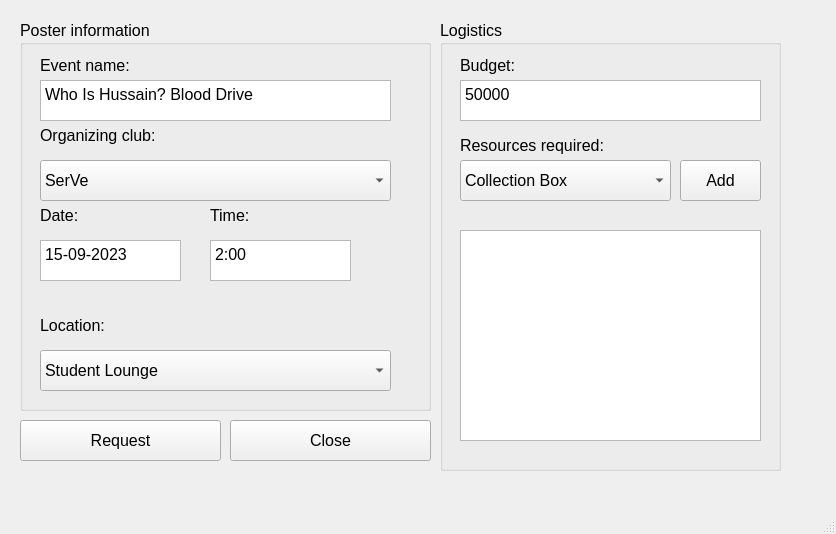
<?xml version="1.0" encoding="UTF-8"?>
<ui version="4.0">
 <class>event_input</class>
 <widget class="QMainWindow" name="event_input">
  <property name="geometry">
   <rect>
    <x>0</x>
    <y>0</y>
    <width>836</width>
    <height>534</height>
   </rect>
  </property>
  <property name="windowTitle">
   <string>Event Request</string>
  </property>
  <widget class="QWidget" name="centralwidget">
   <widget class="QGroupBox" name="basic_info">
    <property name="geometry">
     <rect>
      <x>20</x>
      <y>20</y>
      <width>411</width>
      <height>391</height>
     </rect>
    </property>
    <property name="font">
     <font>
      <pointsize>12</pointsize>
     </font>
    </property>
    <property name="title">
     <string>Poster information</string>
    </property>
    <widget class="QLabel" name="event_name_label">
     <property name="geometry">
      <rect>
       <x>20</x>
       <y>30</y>
       <width>121</width>
       <height>31</height>
      </rect>
     </property>
     <property name="font">
      <font>
       <pointsize>12</pointsize>
      </font>
     </property>
     <property name="text">
      <string>Event name:</string>
     </property>
    </widget>
    <widget class="QLabel" name="event_organizer_label">
     <property name="geometry">
      <rect>
       <x>20</x>
       <y>100</y>
       <width>121</width>
       <height>31</height>
      </rect>
     </property>
     <property name="font">
      <font>
       <pointsize>12</pointsize>
      </font>
     </property>
     <property name="text">
      <string>Organizing club:</string>
     </property>
    </widget>
    <widget class="QLabel" name="date_label">
     <property name="geometry">
      <rect>
       <x>20</x>
       <y>180</y>
       <width>41</width>
       <height>31</height>
      </rect>
     </property>
     <property name="font">
      <font>
       <pointsize>12</pointsize>
      </font>
     </property>
     <property name="text">
      <string>Date:</string>
     </property>
    </widget>
    <widget class="QLabel" name="time_label">
     <property name="geometry">
      <rect>
       <x>190</x>
       <y>180</y>
       <width>51</width>
       <height>31</height>
      </rect>
     </property>
     <property name="font">
      <font>
       <pointsize>12</pointsize>
      </font>
     </property>
     <property name="text">
      <string>Time:</string>
     </property>
    </widget>
    <widget class="QLabel" name="location_label">
     <property name="geometry">
      <rect>
       <x>20</x>
       <y>290</y>
       <width>71</width>
       <height>31</height>
      </rect>
     </property>
     <property name="font">
      <font>
       <pointsize>12</pointsize>
      </font>
     </property>
     <property name="text">
      <string>Location:</string>
     </property>
    </widget>
    <widget class="QTextEdit" name="event_name_text_edit">
     <property name="geometry">
      <rect>
       <x>20</x>
       <y>60</y>
       <width>351</width>
       <height>41</height>
      </rect>
     </property>
     <property name="verticalScrollBarPolicy">
      <enum>Qt::ScrollBarAlwaysOff</enum>
     </property>
     <property name="horizontalScrollBarPolicy">
      <enum>Qt::ScrollBarAlwaysOff</enum>
     </property>
     <property name="html">
      <string>&lt;!DOCTYPE HTML PUBLIC &quot;-//W3C//DTD HTML 4.0//EN&quot; &quot;http://www.w3.org/TR/REC-html40/strict.dtd&quot;&gt;
&lt;html&gt;&lt;head&gt;&lt;meta name=&quot;qrichtext&quot; content=&quot;1&quot; /&gt;&lt;style type=&quot;text/css&quot;&gt;
p, li { white-space: pre-wrap; }
&lt;/style&gt;&lt;/head&gt;&lt;body style=&quot; font-family:'MS Shell Dlg 2'; font-size:12pt; font-weight:400; font-style:normal;&quot;&gt;
&lt;p style=&quot; margin-top:0px; margin-bottom:0px; margin-left:0px; margin-right:0px; -qt-block-indent:0; text-indent:0px;&quot;&gt;Who Is Hussain? Blood Drive&lt;/p&gt;&lt;/body&gt;&lt;/html&gt;</string>
     </property>
    </widget>
    <widget class="QTextEdit" name="date_text_edit">
     <property name="geometry">
      <rect>
       <x>20</x>
       <y>220</y>
       <width>141</width>
       <height>41</height>
      </rect>
     </property>
     <property name="verticalScrollBarPolicy">
      <enum>Qt::ScrollBarAlwaysOff</enum>
     </property>
     <property name="horizontalScrollBarPolicy">
      <enum>Qt::ScrollBarAlwaysOff</enum>
     </property>
     <property name="html">
      <string>&lt;!DOCTYPE HTML PUBLIC &quot;-//W3C//DTD HTML 4.0//EN&quot; &quot;http://www.w3.org/TR/REC-html40/strict.dtd&quot;&gt;
&lt;html&gt;&lt;head&gt;&lt;meta name=&quot;qrichtext&quot; content=&quot;1&quot; /&gt;&lt;style type=&quot;text/css&quot;&gt;
p, li { white-space: pre-wrap; }
&lt;/style&gt;&lt;/head&gt;&lt;body style=&quot; font-family:'MS Shell Dlg 2'; font-size:12pt; font-weight:400; font-style:normal;&quot;&gt;
&lt;p style=&quot; margin-top:0px; margin-bottom:0px; margin-left:0px; margin-right:0px; -qt-block-indent:0; text-indent:0px;&quot;&gt;15-09-2023&lt;/p&gt;&lt;/body&gt;&lt;/html&gt;</string>
     </property>
    </widget>
    <widget class="QTextEdit" name="time_text_edit">
     <property name="geometry">
      <rect>
       <x>190</x>
       <y>220</y>
       <width>141</width>
       <height>41</height>
      </rect>
     </property>
     <property name="verticalScrollBarPolicy">
      <enum>Qt::ScrollBarAlwaysOff</enum>
     </property>
     <property name="horizontalScrollBarPolicy">
      <enum>Qt::ScrollBarAlwaysOff</enum>
     </property>
     <property name="html">
      <string>&lt;!DOCTYPE HTML PUBLIC &quot;-//W3C//DTD HTML 4.0//EN&quot; &quot;http://www.w3.org/TR/REC-html40/strict.dtd&quot;&gt;
&lt;html&gt;&lt;head&gt;&lt;meta name=&quot;qrichtext&quot; content=&quot;1&quot; /&gt;&lt;style type=&quot;text/css&quot;&gt;
p, li { white-space: pre-wrap; }
&lt;/style&gt;&lt;/head&gt;&lt;body style=&quot; font-family:'MS Shell Dlg 2'; font-size:12pt; font-weight:400; font-style:normal;&quot;&gt;
&lt;p style=&quot; margin-top:0px; margin-bottom:0px; margin-left:0px; margin-right:0px; -qt-block-indent:0; text-indent:0px;&quot;&gt;2:00&lt;/p&gt;&lt;/body&gt;&lt;/html&gt;</string>
     </property>
    </widget>
    <widget class="QComboBox" name="club_combo_box">
     <property name="geometry">
      <rect>
       <x>20</x>
       <y>140</y>
       <width>351</width>
       <height>41</height>
      </rect>
     </property>
     <item>
      <property name="text">
       <string>SerVe</string>
      </property>
     </item>
    </widget>
    <widget class="QComboBox" name="location_combo_box">
     <property name="geometry">
      <rect>
       <x>20</x>
       <y>330</y>
       <width>351</width>
       <height>41</height>
      </rect>
     </property>
     <item>
      <property name="text">
       <string>Student Lounge</string>
      </property>
     </item>
    </widget>
   </widget>
   <widget class="QGroupBox" name="logistics_group_box">
    <property name="geometry">
     <rect>
      <x>440</x>
      <y>20</y>
      <width>341</width>
      <height>451</height>
     </rect>
    </property>
    <property name="font">
     <font>
      <pointsize>12</pointsize>
     </font>
    </property>
    <property name="title">
     <string>Logistics</string>
    </property>
    <widget class="QLabel" name="projected_budget_label">
     <property name="geometry">
      <rect>
       <x>20</x>
       <y>30</y>
       <width>141</width>
       <height>31</height>
      </rect>
     </property>
     <property name="font">
      <font>
       <pointsize>12</pointsize>
      </font>
     </property>
     <property name="text">
      <string>Budget:</string>
     </property>
    </widget>
    <widget class="QLabel" name="resources_required_label">
     <property name="geometry">
      <rect>
       <x>20</x>
       <y>110</y>
       <width>151</width>
       <height>31</height>
      </rect>
     </property>
     <property name="font">
      <font>
       <pointsize>12</pointsize>
      </font>
     </property>
     <property name="text">
      <string>Resources required:</string>
     </property>
    </widget>
    <widget class="QTextEdit" name="budget">
     <property name="geometry">
      <rect>
       <x>20</x>
       <y>60</y>
       <width>301</width>
       <height>41</height>
      </rect>
     </property>
     <property name="verticalScrollBarPolicy">
      <enum>Qt::ScrollBarAlwaysOff</enum>
     </property>
     <property name="horizontalScrollBarPolicy">
      <enum>Qt::ScrollBarAlwaysOff</enum>
     </property>
     <property name="html">
      <string>&lt;!DOCTYPE HTML PUBLIC &quot;-//W3C//DTD HTML 4.0//EN&quot; &quot;http://www.w3.org/TR/REC-html40/strict.dtd&quot;&gt;
&lt;html&gt;&lt;head&gt;&lt;meta name=&quot;qrichtext&quot; content=&quot;1&quot; /&gt;&lt;style type=&quot;text/css&quot;&gt;
p, li { white-space: pre-wrap; }
&lt;/style&gt;&lt;/head&gt;&lt;body style=&quot; font-family:'MS Shell Dlg 2'; font-size:12pt; font-weight:400; font-style:normal;&quot;&gt;
&lt;p style=&quot; margin-top:0px; margin-bottom:0px; margin-left:0px; margin-right:0px; -qt-block-indent:0; text-indent:0px;&quot;&gt;50000&lt;/p&gt;&lt;/body&gt;&lt;/html&gt;</string>
     </property>
    </widget>
    <widget class="QComboBox" name="resource_combo_box">
     <property name="geometry">
      <rect>
       <x>20</x>
       <y>140</y>
       <width>211</width>
       <height>41</height>
      </rect>
     </property>
     <item>
      <property name="text">
       <string>Collection Box</string>
      </property>
     </item>
    </widget>
    <widget class="QListWidget" name="listWidget">
     <property name="geometry">
      <rect>
       <x>20</x>
       <y>210</y>
       <width>301</width>
       <height>211</height>
      </rect>
     </property>
     <property name="font">
      <font>
       <pointsize>12</pointsize>
      </font>
     </property>
    </widget>
    <widget class="QPushButton" name="add_button">
     <property name="geometry">
      <rect>
       <x>240</x>
       <y>140</y>
       <width>81</width>
       <height>41</height>
      </rect>
     </property>
     <property name="text">
      <string>Add</string>
     </property>
    </widget>
   </widget>
   <widget class="QPushButton" name="request_btn">
    <property name="geometry">
     <rect>
      <x>20</x>
      <y>420</y>
      <width>201</width>
      <height>41</height>
     </rect>
    </property>
    <property name="font">
     <font>
      <pointsize>12</pointsize>
     </font>
    </property>
    <property name="text">
     <string>Request</string>
    </property>
   </widget>
   <widget class="QPushButton" name="close_btn">
    <property name="geometry">
     <rect>
      <x>230</x>
      <y>420</y>
      <width>201</width>
      <height>41</height>
     </rect>
    </property>
    <property name="font">
     <font>
      <pointsize>12</pointsize>
     </font>
    </property>
    <property name="text">
     <string>Close</string>
    </property>
   </widget>
   <zorder>logistics_group_box</zorder>
   <zorder>basic_info</zorder>
   <zorder>confirm_btn</zorder>
   <zorder>close_btn</zorder>
  </widget>
  <widget class="QMenuBar" name="menubar">
   <property name="geometry">
    <rect>
     <x>0</x>
     <y>0</y>
     <width>836</width>
     <height>21</height>
    </rect>
   </property>
  </widget>
  <widget class="QStatusBar" name="statusbar"/>
 </widget>
 <resources/>
 <connections/>
</ui>
